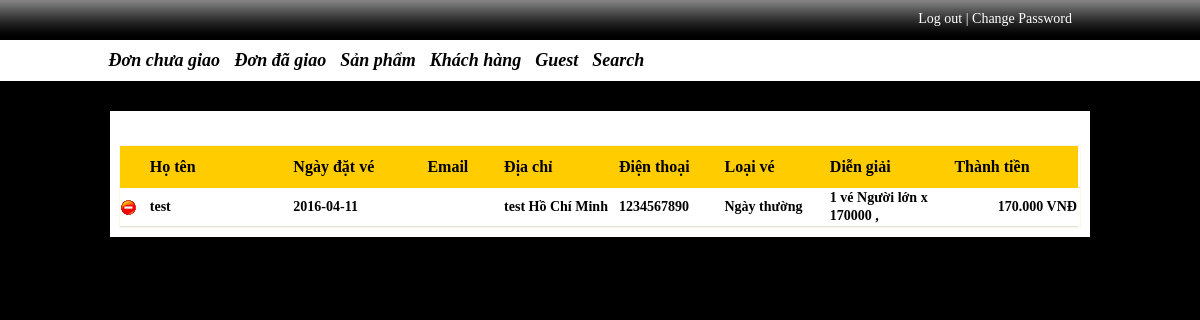
/ADMIN/admin.php (signed in), run on the app's committed database.
### tables this page shows
CREATE TABLE IF NOT EXISTS `users` (
  `USER_EMAIL` varchar(50) NOT NULL,
  `PASSWORD` varchar(10) DEFAULT NULL,
  `USER_TEN` varchar(100) DEFAULT NULL,
  `CMND` varchar(30) DEFAULT NULL,
  `NTNS` date DEFAULT NULL,
  `DIACHI` varchar(150) DEFAULT NULL,
  `DIENTHOAI` varchar(20) DEFAULT NULL,
  `EMAIL` varchar(255) DEFAULT NULL
);

CREATE TABLE IF NOT EXISTS `don_hang` (
  `MSDH` varchar(20) NOT NULL,
  `USER_EMAIL` varchar(50) NOT NULL,
  `DIEN_GIAI` varchar(200) NOT NULL,
  `SOLUONG` int(11) DEFAULT '0',
  `NGAYDATVE` date DEFAULT NULL,
  `TINHTRANG` tinyint(1) DEFAULT NULL,
  `THANHTIEN` int(11) DEFAULT NULL,
  `LOAIVE` varchar(50) DEFAULT NULL
);

### ADMIN/Connection.php (called while the page is built, shortened)
<?php
   class Connection{
	   function ExecuteDB($sqlstr)
	   {
	   		global $con;
	   		$result = mysql_query($sqlstr,$con) or die(mysql_error());
			 return $result;
		}
   }
?>

### ADMIN/admin.php (the view, shortened to what this page needs)
<?php include_once('session_check.php');
	  include_once('Connection.php');
?>
<!DOCTYPE html PUBLIC "-//W3C//DTD XHTML 1.0 Transitional//EN" "http://www.w3.org/TR/xhtml1/DTD/xhtml1-transitional.dtd">
<html xmlns="http://www.w3.org/1999/xhtml">
<head>
</head>
<link rel="stylesheet" href="admin.css" type="text/css" />
<body>
<div style="position:relative">
<?php
include_once("inbox_info_user.php");
 ?>
		   <div style=" position:relative; margin-top:10px; padding-top:35px; padding-left:10px; padding-right:10px; padding-bottom:10px; background-color:#FFF; font-weight:bold; font-size:14px">
		     <table cellspacing="0" width="100%"  style="outline:thin #FFF7E6 solid" >
               <th width="2%"></th>
<th width="7%">Họ tên</th>
                      <th width="14%">Ngày đặt vé</th>
                       <th width="8%">Email</th>
<th width="12%"> Địa chỉ</th>
                           <th width="11%">Điện thoại</th>
<th width="9%">Loại vé</th>
                            <th width="13%">Diễn giải</th>
                            <th width="22%" >Thành tiền</th>
                 <td width="2%"></th>
                 <?php
						$connect = new Connection;
						$connect->Connect2DB();
						$result= $connect->ExecuteDB('SELECT users.*,don_hang.NGAYDATVE,don_hang.DIEN_GIAI, don_hang.THANHTIEN,LOAIVE, MSDH FROM users,don_hang,sanpham
													  WHERE users.USER_EMAIL=don_hang.USER_EMAIL  AND TINHTRANG=0
													  GROUP BY USER_EMAIL
													  ORDER BY don_hang.NGAYDATVE
');
					while($row = mysql_fetch_array($result))
					{
						echo'<tr style="cursor:pointer"  onmouseover="OverSelectRow(this)" onmouseout="OutSelectRow(this)" onclick="remove_object(this,1)" id="'.$row['MSDH'].'"   >
						<td width="3%" ><img src="image/Delete.gif" name="MSDH" id="'.$row['MSDH'].'" /></td>
						<td  width="15%"   >'.$row['USER_TEN'].'</td>
                        <td width="9%"  >'.$row['NGAYDATVE'] .'</td>
					    <td width="8%" >'.$row['EMAIL'].'</td>
                      	<td width="8%" >'.$row['DIACHI'].'</td>
						<td width="8%" >'.$row['DIENTHOAI'].'</td>
						<td width="11%">'.$row['LOAIVE'].'</td>
						<td width="8%" >'.$row['DIEN_GIAI'].'</td>
						<td width="22%" align="right">'.number_format($row['THANHTIEN'],0,'','.').' VNĐ</td>
                 		</tr>'	;
					}
				 ?>
             </table>
    </div>
</div>
</body>
</html>

### ADMIN/admin.css (style rules this page uses)
body { margin:0px; background-color:#000; position:relative }
li { list-style:none; display:inline; margin-left:20px; font-size:18px; font-weight:bold; font-style:italic }
li { display:inline; margin-left:10px; cursor:pointer }
td { border-bottom: thin solid #E0E0E0; height:25px; line-height:130% }
th { background-color:#FC0; height:40px; font-weight:bold; font-size:16px; text-align:left }

### ADMIN/admin.php (style rules this page uses)
td { border-bottom: thin solid #E0E0E0; height:25px; line-height:130% }
th { background-color:#FC0; height:40px; font-weight:bold; font-size:16px; text-align:left }

### data on the page
users: USER_TEN "test", don_hang.NGAYDATVE "2016-04-11", DIACHI "test Hồ Chí Minh", DIENTHOAI "1234567890", don_hang.LOAIVE "Ngày thường", don_hang.DIEN_GIAI "1 vé Người lớn x 170000 ,", don_hang.THANHTIEN "170.000"
